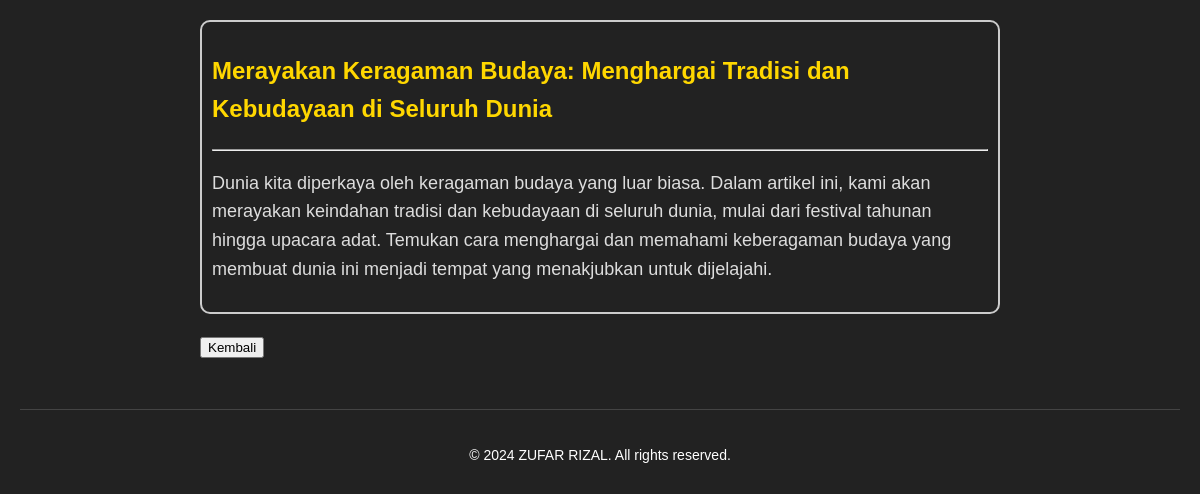
Page /article.php?id=17 on the committed database.
### tables this page shows
CREATE TABLE `articles` (
  `id` int(11) NOT NULL,
  `title` varchar(255) NOT NULL,
  `content` text NOT NULL,
  `created_at` timestamp NOT NULL DEFAULT current_timestamp()
);

### article.php (the view, shortened to what this page needs)
<!DOCTYPE html>
<html lang="en">
<head>
    <link rel="stylesheet" href="style.css">
</head>
<body>
    <div class="container">
        <?php
        $servername = "localhost";
        $username = "root";
        $password = "";
        $dbname = "articles";
        $conn = new mysqli($servername, $username, $password, $dbname);
        if (isset($_GET['id']) && !empty($_GET['id'])) {
            $article_id = $_GET['id'];
            $sql = "SELECT * FROM articles WHERE id = $article_id";
            $result = $conn->query($sql);
            if ($result->num_rows > 0) {
                $row = $result->fetch_assoc();
                echo "<div class='post'>";
                echo "<h2>" . $row["title"] . "</h2>";
                echo "<hr/>";
                echo "<p>" . $row["content"] . "</p>";
                echo "</div>";
                echo "<a href='index.php'><button>Kembali</button></a>";
            } else {
                echo "Artikel tidak ditemukan.";
            }
        } else {
            echo "ID artikel tidak valid.";
        }
        ?>
    </div>
    <footer>
        <p>© 2024 ZUFAR RIZAL. All rights reserved.</p>
    </footer>
</body>
</html>

### style.css (style rules this page uses)
body { font-family: Arial, sans-serif; background-color: #222; color: #fff; padding: 20px; margin: 0; line-height: 1.6; }
.container { max-width: 800px; margin: auto; }
h2 { font-size: 24px; }
p { font-size: 18px; }
.post { border: 2px solid #ccc; border-radius: 10px; padding: 10px; margin-bottom: 20px; }
.post h2 { color: #ffd700; }
.post p { color: #ddd; }
footer { text-align: center; margin-top: 50px; padding-top: 20px; border-top: 1px solid #444; }
footer p { font-size: 14px; }

### rows in the picture
articles: title "Merayakan Keragaman Budaya: Menghargai Tradisi dan Kebudayaan di Seluruh Dunia", content "Dunia kita diperkaya oleh keragaman budaya yang luar biasa. Dalam artikel ini, kami akan merayakan keindahan tradisi dan kebudayaan di seluruh dunia, mulai dari festival tahunan hingga upacara adat. Temukan cara menghargai dan memahami keberagaman budaya yang membuat dunia ini menjadi tempat yang menakjubkan untuk dijelajahi."
